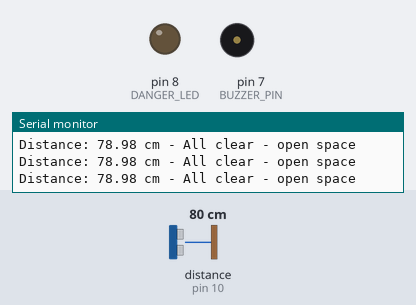
The sketch below on a simulated Arduino Uno, built with avr-gcc and run on an emulated ATmega328P. On the bench: output pins drawn as LEDs (lit = HIGH), buzzer (waves = sounding), the last lines printed to the serial monitor. Wiring (inferred from the names in the program): ultrasonic range finder: trigger pin 9; echo pin 10. Dashed ring = blinking. The test bench sets the inputs (shaded band); at power-on: distance to the obstacle (sensor on pin 10) 80 cm. The echo pulse lasts 58.3 µs per cm; pins used as bus, display or sensor lines are not drawn.

Above: at 1.2 s.
1.3 s: distance to the obstacle (sensor on pin 10) set to 28 cm
3.6 s: distance to the obstacle (sensor on pin 10) set to 24 cm
At 3.83 s:
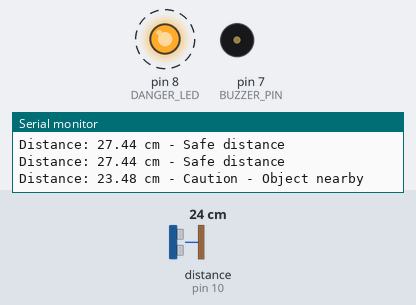
6.6 s: distance to the obstacle (sensor on pin 10) set to 2 cm
At 7.0 s:
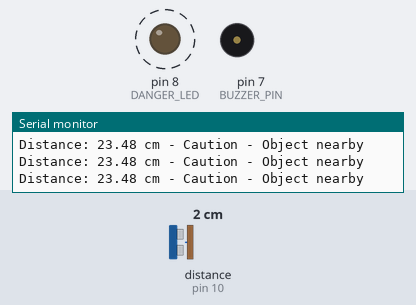
9.6 s: distance to the obstacle (sensor on pin 10) set to 18 cm
At 10.3 s:
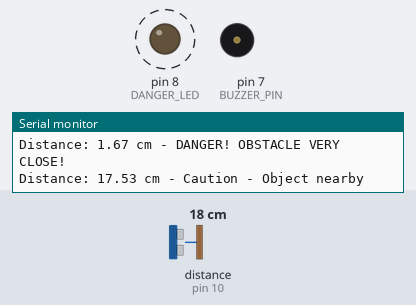
12.6 s: distance to the obstacle (sensor on pin 10) set to 4 cm
At 13.26 s:
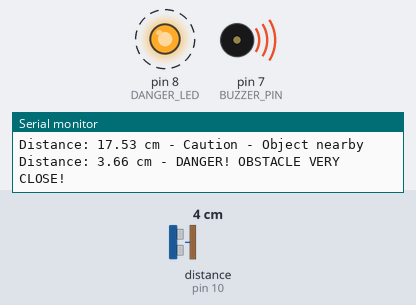
Timing chart, 0 to 16.6 s (numbered marks = the images above; inputs shaded):
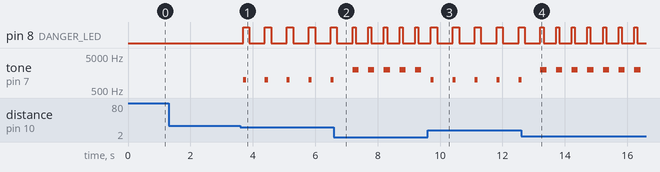

Measured:
- the behaviour switches between 26 and 25 cm on distance to the obstacle (sensor on pin 10) (found by bisection; images 0 and 1)
- after the input at 3.6 s, pin 8 (DANGER_LED): alternates HIGH for 0.20 s and LOW for 0.50 s, starting after 0.09 s; tone on pin 7 (BUZZER_PIN): alternates 1000 Hz for 0.10 s and silent for 0.60 s, starting after 0.09 s
- after the input at 6.6 s, pin 8 (DANGER_LED): alternates HIGH for 0.10 s and LOW for 0.40 s, starting after 0.70 s; tone on pin 7 (BUZZER_PIN): alternates 2000 Hz for 0.20 s and silent for 0.30 s, starting after 0.60 s
- after the input at 9.6 s, pin 8 (DANGER_LED): alternates HIGH for 0.20 s and LOW for 0.50 s, starting after 0.31 s; tone on pin 7 (BUZZER_PIN): alternates 1000 Hz for 0.10 s and silent for 0.60 s, starting after 0.11 s
- after the input at 12.6 s, pin 8 (DANGER_LED): alternates HIGH for 0.10 s and LOW for 0.40 s, starting after 0.72 s

The sketch:

5_ultrasonic.ino
```cpp
const int TRIG_PIN = 9;
const int ECHO_PIN = 10;
const int DANGER_LED = 8;
const int BUZZER_PIN = 7;

float getUltrasonicDistance() {
    digitalWrite(TRIG_PIN, LOW);
    delayMicroseconds(2);
    digitalWrite(TRIG_PIN, HIGH);
    delayMicroseconds(10);
    digitalWrite(TRIG_PIN, LOW);
    long duration = pulseIn(ECHO_PIN, HIGH, 30000);
    if (duration == 0) return 999;
    return (duration * 0.034) / 2;
}

void setup() {
    Serial.begin(9600);
    pinMode(TRIG_PIN, OUTPUT);
    pinMode(ECHO_PIN, INPUT);
    pinMode(DANGER_LED, OUTPUT);
    pinMode(BUZZER_PIN, OUTPUT);
    Serial.println("Robot vision system online...");
    Serial.println("Scanning for obstacles...");
}

void loop() {
    float distance = getUltrasonicDistance();
    Serial.print("Distance: ");
    Serial.print(distance);
    Serial.print(" cm - ");
    if (distance < 10) {
        Serial.println("DANGER! OBSTACLE VERY CLOSE!");
        digitalWrite(DANGER_LED, HIGH);
        tone(BUZZER_PIN, 2000, 200);
        delay(100);
        digitalWrite(DANGER_LED, LOW);
        delay(100);
    } else if (distance < 25) {
        Serial.println("Caution - Object nearby");
        digitalWrite(DANGER_LED, HIGH);
        tone(BUZZER_PIN, 1000, 100);
        delay(200);
        digitalWrite(DANGER_LED, LOW);
        delay(200);
    } else if (distance < 50) {
        Serial.println("Safe distance");
        digitalWrite(DANGER_LED, LOW);
        noTone(BUZZER_PIN);
    } else {
        Serial.println("All clear - open space");
        digitalWrite(DANGER_LED, LOW);
        noTone(BUZZER_PIN);
    }
    delay(300);
}
```
